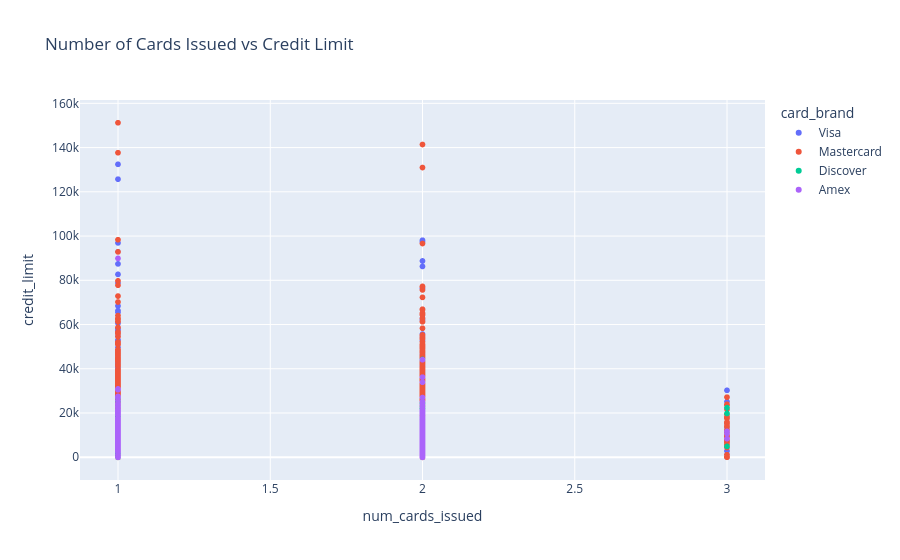

Write notebook code for a chart like this one.
### Markdown cell above
# Interactive scatter plot

### Code cell
fig = px.scatter(df,
    x="num_cards_issued",
    y="credit_limit",
    color="card_brand",
    title="Number of Cards Issued vs Credit Limit"
)

fig.show()

### Figure 1 — Plotly figure (JSON) as saved in the notebook; plotly's stock layout.template omitted (floating-point values rounded to 4 significant figures; data arrays with more than 128 entries replaced by an {"elided": "..."} marker saying what was removed)
{"data": [{"hovertemplate": "card_brand=Visa<br>num_cards_issued=%{x}<br>credit_limit=%{y}<extra></extra>", "legendgroup": "Visa", "marker": {"color": "#636efa", "symbol": "circle"}, "mode": "markers", "name": "Visa", "showlegend": true, "type": "scattergl", "x": {"elided": "2326 int values"}, "xaxis": "x", "y": {"elided": "2326 float values"}, "yaxis": "y"}, {"hovertemplate": "card_brand=Mastercard<br>num_cards_issued=%{x}<br>credit_limit=%{y}<extra></extra>", "legendgroup": "Mastercard", "marker": {"color": "#EF553B", "symbol": "circle"}, "mode": "markers", "name": "Mastercard", "showlegend": true, "type": "scattergl", "x": {"elided": "3209 int values"}, "xaxis": "x", "y": {"elided": "3209 float values"}, "yaxis": "y"}, {"hovertemplate": "card_brand=Discover<br>num_cards_issued=%{x}<br>credit_limit=%{y}<extra></extra>", "legendgroup": "Discover", "marker": {"color": "#00cc96", "symbol": "circle"}, "mode": "markers", "name": "Discover", "showlegend": true, "type": "scattergl", "x": {"elided": "209 int values"}, "xaxis": "x", "y": {"elided": "209 float values"}, "yaxis": "y"}, {"hovertemplate": "card_brand=Amex<br>num_cards_issued=%{x}<br>credit_limit=%{y}<extra></extra>", "legendgroup": "Amex", "marker": {"color": "#ab63fa", "symbol": "circle"}, "mode": "markers", "name": "Amex", "showlegend": true, "type": "scattergl", "x": {"elided": "402 int values"}, "xaxis": "x", "y": {"elided": "402 float values"}, "yaxis": "y"}], "layout": {"legend": {"title": {"text": "card_brand"}, "tracegroupgap": 0}, "title": {"text": "Number of Cards Issued vs Credit Limit"}, "xaxis": {"anchor": "y", "domain": [0, 1], "title": {"text": "num_cards_issued"}}, "yaxis": {"anchor": "x", "domain": [0, 1], "title": {"text": "credit_limit"}}}}
